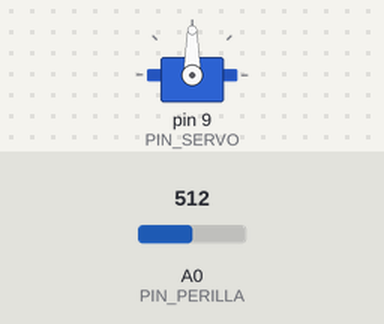
Bench run of a sketch on a simulated Arduino Uno, built with avr-gcc and run on an emulated ATmega328P. Parts: servo. The test bench sets the inputs (shaded band); at power-on: A0 (PIN_PERILLA) = 512.

Above: at 1.2 s.
1.3 s: A0 (PIN_PERILLA) set to 716
At 2.3 s:
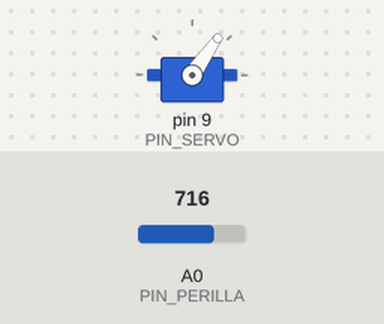
2.8 s: A0 (PIN_PERILLA) set to 900
At 3.2 s:
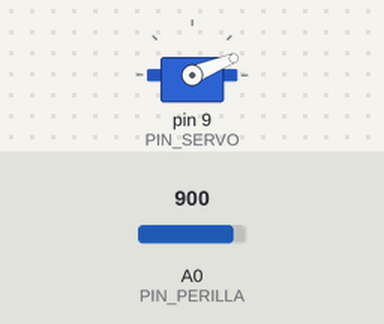
4.3 s: A0 (PIN_PERILLA) set to 1023
At 4.6 s:
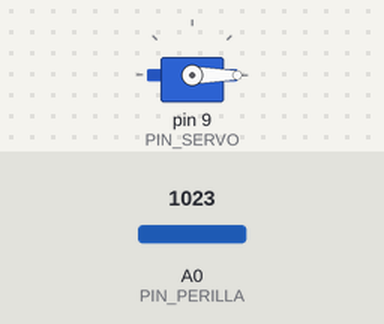
5.8 s: A0 (PIN_PERILLA) set to 306
At 6.7 s:
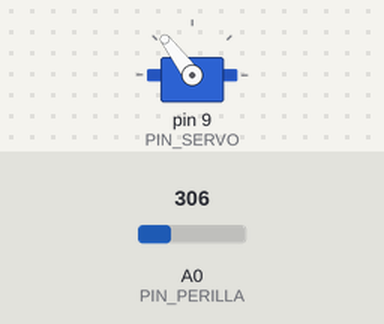
7.3 s: A0 (PIN_PERILLA) set to 122
At 8.1 s:
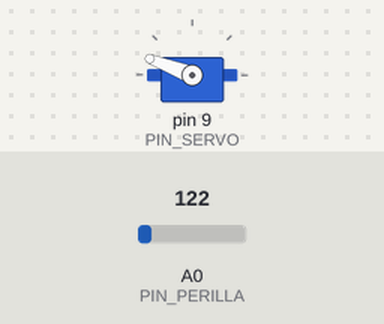
Timing chart, 0 to 9.8 s (numbered marks = the images above; inputs shaded):
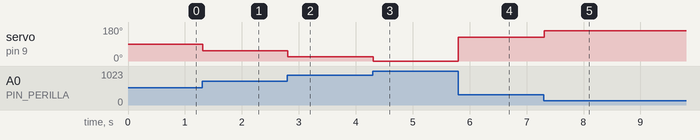

Measured:
- after the input at 1.3 s, servo on pin 9 (PIN_SERVO): 90° → 55° at once
- after the input at 2.8 s, servo on pin 9 (PIN_SERVO): 55° → 22° at once
- after the input at 4.3 s, servo on pin 9 (PIN_SERVO): 22° → 0° at once
- after the input at 5.8 s, servo on pin 9 (PIN_SERVO): 0° → 127° at once
- after the input at 7.3 s, servo on pin 9 (PIN_SERVO): 127° → 159° at once

The sketch:

P14_servo_invertido.ino
```cpp
/*
  P14 · Reto: servo al revés respecto a la perilla (solución del instructor)    Sesión 7
  ------------------------------------------------------------------
  Qué hace: al girar la perilla hacia donde antes el servo subía, ahora baja.

  Conexiones: las mismas de P14
    Servo SG90      café -> GND ; rojo -> 5 V ; naranja (señal) -> pin 9
    Potenciómetro   extremo -> 5 V ; centro -> A0 ; otro extremo -> GND

  Idea clave: igual que en la Sesión 5, map() acepta rangos "al revés": map(lectura, 0, 1023, 180, 0).
*/

#include <Servo.h>

Servo miServo;
const int PIN_SERVO = 9;
const int PIN_PERILLA = A0;

void setup() {
  miServo.attach(PIN_SERVO);
}

void loop() {
  int lectura = analogRead(PIN_PERILLA);
  int angulo = map(lectura, 0, 1023, 180, 0);      // 0 -> 180 y 1023 -> 0
  miServo.write(angulo);
  delay(15);
}
```
